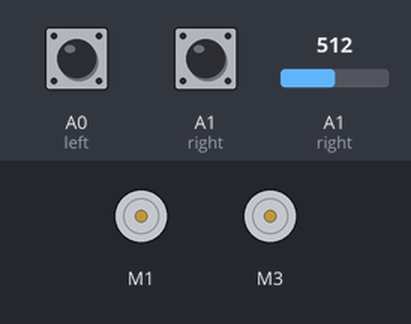
Simulated run of this sketch. Board: Arduino Uno, built with avr-gcc and run on an emulated ATmega328P. Shown: 2 × DC motor (green arrow = forward, orange = backward, longer = faster). The test bench sets the inputs (shaded band); at power-on: A0 (left) HIGH, A1 (right) HIGH, A1 (right) = 512. What the sketch prints to the serial monitor is not drawn.

Above: at 1.2 s.
1.3 s: A0 (left) pulled LOW for 0.15 s
At 1.38 s:
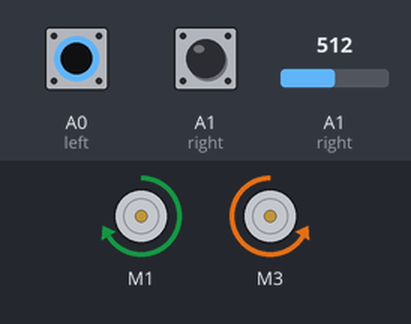
2.9 s: A1 (right) pulled LOW for 0.15 s
At 2.97 s:
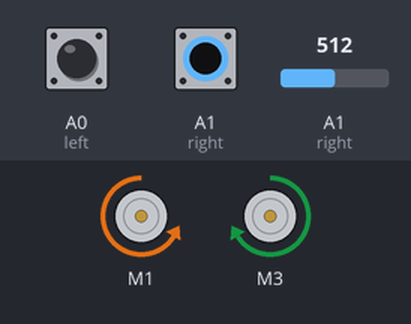
4.5 s: A1 (right) pulled LOW for 3.2 s
At 8.6 s:
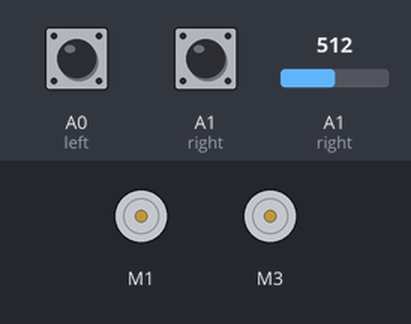
9.2 s: A0 (left) pulled LOW for 3.2 s
At 9.9 s:
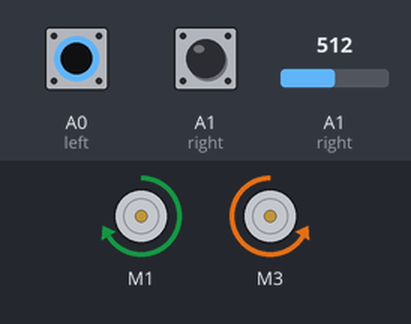
13.9 s: A0 (left) driven LOW and A1 (right) driven LOW
At 14.6 s:
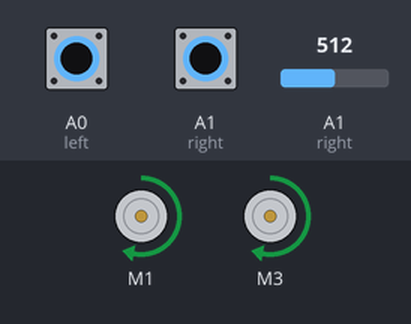
Timing chart, 0 to 16.4 s (numbered marks = the images above; inputs shaded):
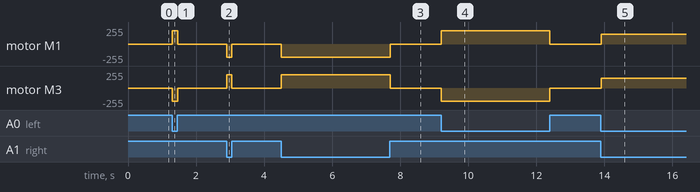

The sketch:

ARDUINO_LINE_FOLLOWING_CAR.ino
```cpp
#include <AFMotor.h>

#define left A0
#define right A1

//defining motors
AF_DCMotor leftmotor(1, MOTOR12_1KHZ);
AF_DCMotor rightmotor(3, MOTOR34_1KHZ);

void setup() {
  //declaring pin types
  pinMode(left,INPUT);
  pinMode(right,INPUT);
  //begin serial communication
  Serial.begin(9600);

}

void loop(){
  //printing values of the sensors to the serial monitor
  Serial.println(digitalRead(left));

  Serial.println(digitalRead(right));

  line_following();

}

void line_following(){
   //line detected by both
  if(digitalRead(left)==0 && digitalRead(right)==0){
    //Forward
    leftmotor.run(FORWARD);
    leftmotor.setSpeed(150);

    rightmotor.run(FORWARD);
    rightmotor.setSpeed(150);
  }
  //line detected by left sensor
  else if(digitalRead(left)==0 && !analogRead(right)==0){
    //turn left
    leftmotor.run(FORWARD);
    leftmotor.setSpeed(200);

    rightmotor.run(BACKWARD);
    rightmotor.setSpeed(200);
  }
  //line detected by right sensor
  else if(!digitalRead(left)==0 && digitalRead(right)==0){
    //turn right
    leftmotor.run(BACKWARD);
    leftmotor.setSpeed(200);

    rightmotor.run(FORWARD);
    rightmotor.setSpeed(200);

  }
  //line detected by none
  else if(!digitalRead(left)==0 && !digitalRead(right)==0){
    //stop
    leftmotor.run(RELEASE);
    leftmotor.setSpeed(0);

    rightmotor.run(RELEASE);
    rightmotor.setSpeed(0);

  }
}
```

Measured:
- after the input at 1.3 s, motor M1: stopped → forward 200/255 at once, → stopped 0.15 s later; motor M3: stopped → backward 200/255 at once, → stopped 0.15 s later
- after the input at 2.9 s, motor M1: stopped → backward 200/255 at once, → stopped 0.15 s later; motor M3: stopped → forward 200/255 at once, → stopped 0.15 s later
- after the input at 4.5 s, motor M1: stopped → backward 200/255 at once, → stopped 3.2 s later; motor M3: stopped → forward 200/255 at once, → stopped 3.2 s later
- after the input at 9.2 s, motor M1: stopped → forward 200/255 at once, → stopped 3.2 s later; motor M3: stopped → backward 200/255 at once, → stopped 3.2 s later
- after the input at 13.9 s, motor M1, motor M3: stopped → forward 150/255 at once
